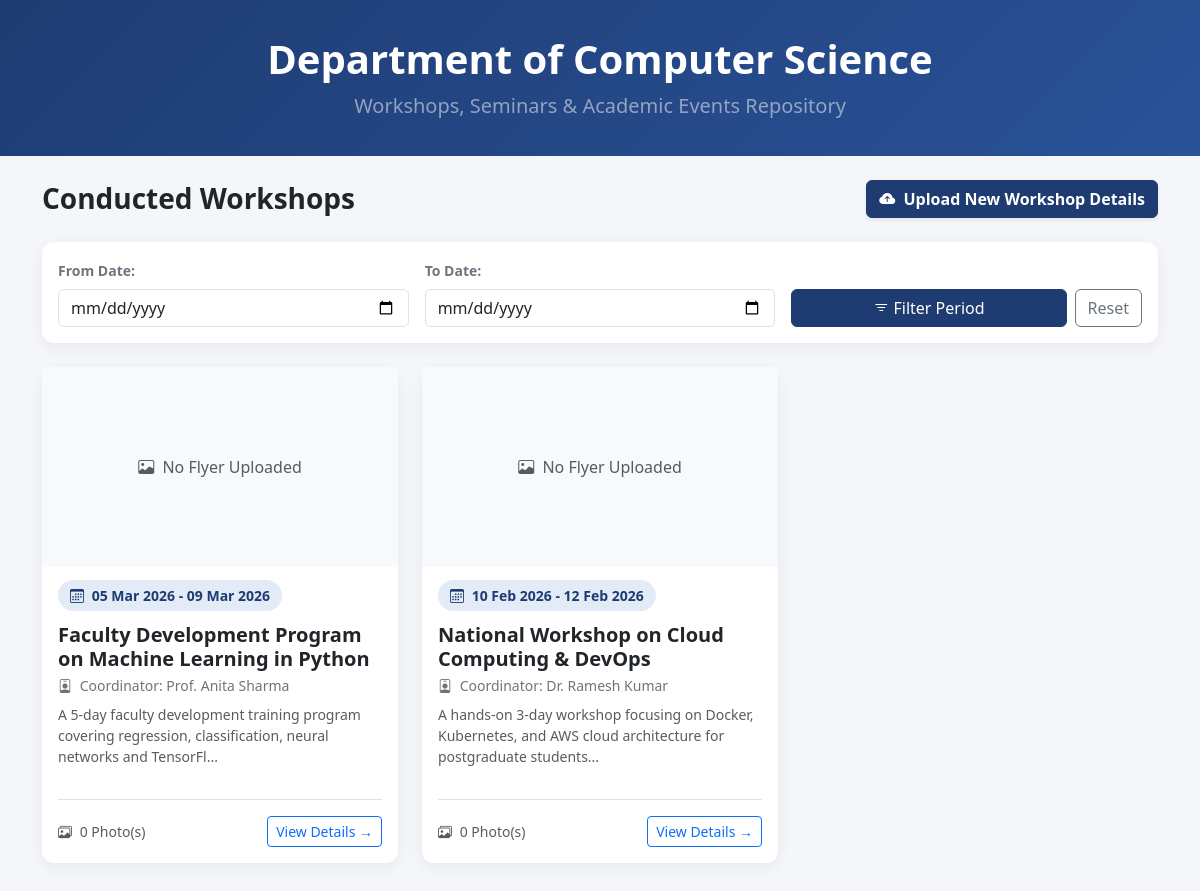
The page / on the database its author committed.
### tables this page shows
CREATE TABLE IF NOT EXISTS `workshops` (
    `id` INT AUTO_INCREMENT PRIMARY KEY,
    `title` VARCHAR(255) NOT NULL,
    `coordinator` VARCHAR(150) NOT NULL,
    `start_date` DATE NOT NULL,
    `end_date` DATE NOT NULL,
    `description` TEXT,
    `flyer_path` VARCHAR(255),
    `report_path` VARCHAR(255),
    `created_at` TIMESTAMP DEFAULT CURRENT_TIMESTAMP
);

### index.php (the view, shortened to what this page needs)
<?php
require_once 'db.php';
$filterStart = $_GET['from_date'] ?? '';
$filterEnd = $_GET['to_date'] ?? '';
$sql = "SELECT * FROM workshops WHERE 1=1";
$sql .= " ORDER BY start_date DESC";
$stmt = $conn->prepare($sql);
$stmt->execute();
$result = $stmt->get_result();
?>
<!DOCTYPE html>
<html lang="en">
<head>
    <link href="https://cdn.jsdelivr.net/npm/bootstrap@5.3.0/dist/css/bootstrap.min.css" rel="stylesheet">
    <link rel="stylesheet" href="https://cdn.jsdelivr.net/npm/bootstrap-icons@1.11.0/font/bootstrap-icons.css">
</head>
<body>
<div class="dept-header text-center mb-4">
    <div class="container">
        <h1 class="fw-bold">Department of Computer Science</h1>
        <p class="fs-5 mb-0 text-white-50">Workshops, Seminars & Academic Events Repository</p>
    </div>
</div>
<div class="container pb-5">
    <div class="d-flex flex-wrap justify-content-between align-items-center mb-4 gap-2">
        <h3 class="fw-bold text-dark mb-0">Conducted Workshops</h3>
        <a href="upload.php" class="btn btn-primary-custom fw-semibold shadow-sm">
            <i class="bi bi-cloud-arrow-up-fill me-1"></i> Upload New Workshop Details
        </a>
    </div>
    <div class="card card-custom bg-white p-3 mb-4">
        <form method="GET" action="index.php" class="row g-3 align-items-end">
            <div class="col-md-4">
                <label class="form-label fw-semibold text-secondary small">From Date:</label>
                <input type="date" name="from_date" class="form-control" value="<?= htmlspecialchars($filterStart); ?>">
            </div>
            <div class="col-md-4">
                <label class="form-label fw-semibold text-secondary small">To Date:</label>
                <input type="date" name="to_date" class="form-control" value="<?= htmlspecialchars($filterEnd); ?>">
            </div>
            <div class="col-md-4 d-flex gap-2">
                <button type="submit" class="btn btn-primary-custom flex-grow-1"><i class="bi bi-filter"></i> Filter Period</button>
                <a href="index.php" class="btn btn-outline-secondary">Reset</a>
            </div>
        </form>
    </div>
    <div class="row g-4">
        <?php if ($result->num_rows > 0): ?>
            <?php while ($row = $result->fetch_assoc()): ?>
                <?php
                    $pStmt = $conn->prepare("SELECT COUNT(*) AS total_photos FROM workshop_photos WHERE workshop_id = ?");
                    $pStmt->bind_param("i", $row['id']);
                    $pStmt->execute();
                    $photoCount = $pStmt->get_result()->fetch_assoc()['total_photos'] ?? 0;
                ?>
                <div class="col-md-6 col-lg-4">
                    <div class="card card-custom h-100 bg-white">
                        <?php if (!empty($row['flyer_path'])): ?>
                            <img src="<?= htmlspecialchars($row['flyer_path']); ?>" class="card-img-top" alt="Flyer" style="height: 200px; object-fit: cover;">
                        <?php else: ?>
                            <div class="bg-light d-flex align-items-center justify-content-center text-muted" style="height: 200px;">
                                <span><i class="bi bi-image me-1"></i> No Flyer Uploaded</span>
                            </div>
                        <?php endif; ?>
                        <div class="card-body d-flex flex-column">
                            <div class="mb-2">
                                <span class="badge-date small">
                                    <i class="bi bi-calendar3 me-1"></i>
                                    <?= date('d M Y', strtotime($row['start_date'])); ?> - <?= date('d M Y', strtotime($row['end_date'])); ?>
                                </span>
                            </div>
                            <h5 class="card-title fw-bold text-dark mt-2 mb-1"><?= htmlspecialchars($row['title']); ?></h5>
                            <p class="text-secondary small mb-2"><i class="bi bi-person-badge me-1"></i> Coordinator: <?= htmlspecialchars($row['coordinator']); ?></p>
                            <p class="card-text text-muted small flex-grow-1">
                                <?= htmlspecialchars(substr($row['description'] ?? '', 0, 110)) . (strlen($row['description'] ?? '') > 110 ? '...' : ''); ?>
                            </p>
                            <div class="border-top pt-3 mt-3 d-flex justify-content-between align-items-center">
                                <span class="small text-muted"><i class="bi bi-images me-1"></i> <?= $photoCount; ?> Photo(s)</span>
                                <div>
                                    <a href="view.php?id=<?= $row['id']; ?>" class="btn btn-outline-primary btn-sm">
                                        View Details &rarr;
                                    </a>
                                </div>
                            </div>
                        </div>
                    </div>
                </div>
            <?php endwhile; ?>
        <?php endif; ?>
    </div>
</div>
</body>
</html>

### index.php (style rules this page uses)
body { background-color: #f4f6f9; font-family: 'Segoe UI', Tahoma, Geneva, Verdana, sans-serif; }
.dept-header { background: linear-gradient(135deg, #1e3c72, #2a5298); color: white; padding: 35px 0; }
.card-custom { border: none; border-radius: 12px; box-shadow: 0 4px 15px rgba(0,0,0,0.06); transition: transform 0.2s; }
.btn-primary-custom { background-color: #1e3c72; border-color: #1e3c72; color: white; }
.badge-date { background-color: #e3ebf7; color: #1e3c72; font-weight: 600; padding: 6px 12px; border-radius: 20px; }

### rows shown on the page
workshops: shows "No Flyer Uploaded", start_date "05 Mar 2026", end_date "09 Mar 2026", title "Faculty Development Program on Machine Learning in Python", coordinator "Prof. Anita Sharma", description "A 5-day faculty development training program covering regression, classification, neural networks and TensorFl", photoCount "0"
workshops: shows "No Flyer Uploaded", start_date "10 Feb 2026", end_date "12 Feb 2026", title "National Workshop on Cloud Computing & DevOps", coordinator "Dr. Ramesh Kumar", description "A hands-on 3-day workshop focusing on Docker, Kubernetes, and AWS cloud architecture for postgraduate students", photoCount "0"
